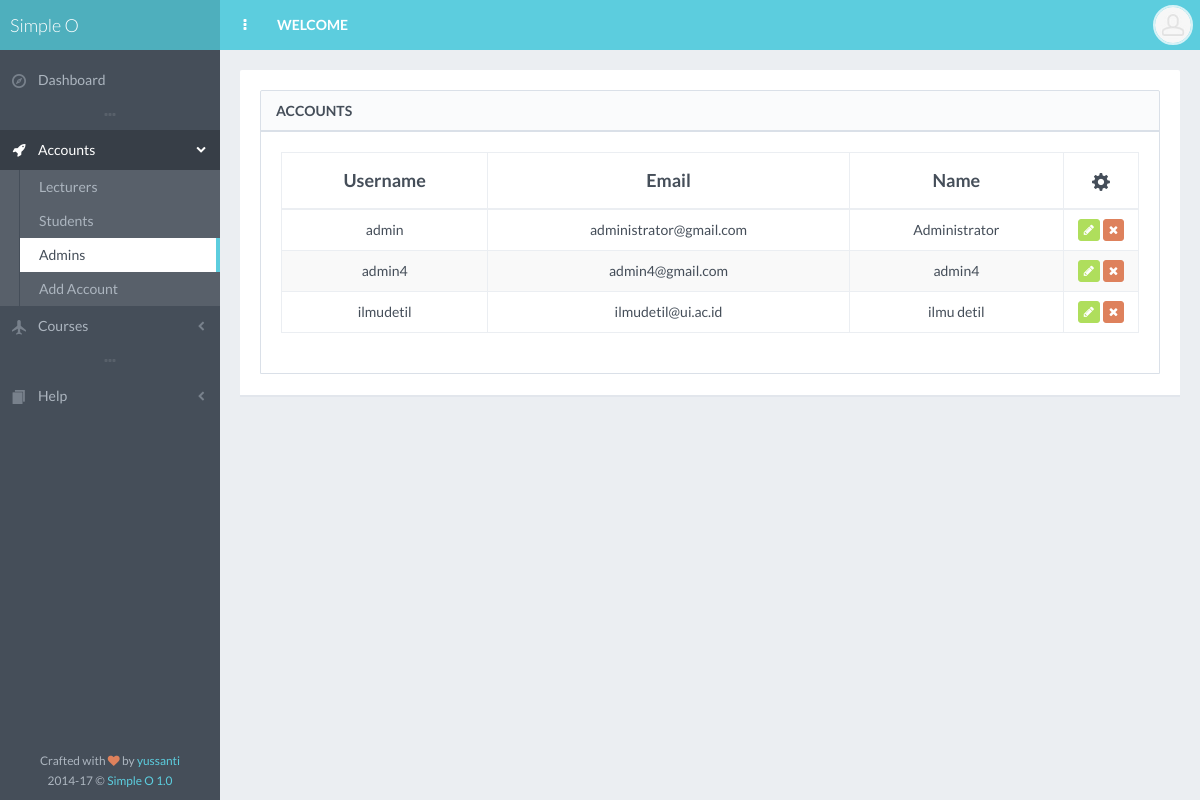
Page /seeAdmin.php (signed in) on the committed database.
### tables this page shows
CREATE TABLE `tb_user` (
  `username` varchar(20) NOT NULL,
  `email` varchar(40) NOT NULL,
  `password` varchar(50) NOT NULL,
  `name` varchar(40) NOT NULL,
  `npm` int(11) NOT NULL,
  `major` varchar(40) NOT NULL,
  `level` varchar(20) NOT NULL,
  `img` varchar(200) NOT NULL
);

### seeAdmin.php (the view, shortened to what this page needs)
<?php include 'inc/template_start.php'; ?>
<?php include 'inc/page_head.php'; ?>
<div id="page-content">
    <div class="block">
    <div class="block full">
        <div class="block-title">
            <h2>Accounts</h2>
        </div>
        <div class="table-responsive">
            <table id="example-datatable" class="table table-striped table-bordered table-vcenter">
                <thead>
                    <tr>
                        <th class="text-center">Username</th>
                        <th class="text-center">Email</th>
                        <th class="text-center">Name</th>
                        <th class="text-center" style="width: 75px;"><i class="gi gi-cogwheel"></i></th>
                    </tr>
                </thead>
                <tbody>
                   <tr>
                        <?php    $query1 = mysql_query("SELECT * FROM tb_user where level='Administrator'");
                    while($baris1=mysql_fetch_array($query1)) {
                    ?>
                    <tr>
                        <td><center><?php echo $baris1['username'] ;?></td></center>
                        <td><center><?php echo $baris1['email'] ;?></td></center>
                        <td><center><?php echo $baris1['name'] ;?></td></center>
                        <td class="text-center">
                            <a href="editAccount.php?usr=<?php echo $baris1['username']; ?>" data-toggle="tooltip" title="Edit Account" class="btn btn-effect-ripple btn-xs btn-success"><i class="fa fa-pencil"></i></a>
                            <a href="deleteAccount.php?usr=<?php echo $baris1['username']; ?>" data-toggle="tooltip" title="Delete Account" class="btn btn-effect-ripple btn-xs btn-danger"><i class="fa fa-times"></i></a>
                        </td>
                    </tr>
                    <?php } ?>
                </tbody>
            </table>
        </div>
    </div>
    </div>
</div>
<?php include 'inc/page_footer.php'; ?>
<?php include 'inc/template_end.php'; ?>

### css/main.css (style rules this page uses)
body { font-family: "Lato", "Helvetica Neue", Helvetica, Arial, sans-serif; color: #454e59; background-color: #454e59; }
#page-content { padding: 10px 5px 1px; background-color: #ebeef2; }
#page-container.header-fixed-top #page-content { padding-top: 60px; }
.block { margin: 0 0 10px; padding: 20px 15px 1px; background-color: #ffffff; border-top-left-radius: 2px; border-top-right-radius: 2px; -webkit-box-shadow: 0 2px 0 rgba(218, 224, 232, .5); box-shadow: 0 2px 0 rgba(218, 224, 232, .5); }
.block .block { border: 1px solid #dae0e8; -webkit-box-shadow: none; box-shadow: none; }
.block.full { padding: 20px 15px; }
.block-title { margin: -20px -15px 20px; border-bottom: 2px solid #dae0e8; border-top-left-radius: 2px; border-top-right-radius: 2px; background: rgba(218, 224, 232, .15); }
.block-title h1, .block-title h2, .block-title h3, .block-title h4, .block-title h5, .block-title h6 { display: inline-block; font-size: 14px; line-height: 1.4; margin: 0; padding: 10px 15px 9px; font-weight: 600; text-transform: uppercase; }
h1, h2, h3, h4, h5, h6, .h1, .h2, .h3, .h4, .h5, .h6 { font-family: "Lato", "Helvetica Neue", Helvetica, Arial, sans-serif; font-weight: 300; }
h1, h2, h3 { margin-bottom: 15px; }
.text-primary, .text-primary:hover, a, a:hover, a:focus, a.text-primary, a.text-primary:hover, a.text-primary:focus { color: #5ccdde; }
.table.table-vcenter th, .table.table-vcenter td { vertical-align: middle; }
.table thead > tr > th { font-size: 18px; font-weight: 600; }
.table thead > tr > th, .table thead > tr > td, .table tfoot > tr > th, .table tfoot > tr > td { padding-top: 15px; padding-bottom: 15px; }
.table tbody > tr > th, .table tbody > tr > td { padding-top: 8px; padding-bottom: 8px; }
.table thead > tr > th, .table tbody > tr > th, .table tfoot > tr > th, .table thead > tr > td, .table tbody > tr > td, .table tfoot > tr > td, .table tbody + tbody, .table-bordered, .table-bordered > thead > tr > th, .table-bordered > tbody > tr > th, .table-bordered > tfoot > tr > th, .table-bordered > thead > tr > td, .table-bordered > tbody > tr > td, .table-bordered > tfoot > tr > td { border-color: #ebeef2; }
.btn { margin: 1px 0; background-color: #ffffff; border-radius: 3px; }
.btn-danger { background-color: #de815c; border-color: #de815c; }
.btn-success { background-color: #afde5c; border-color: #afde5c; }
p, .table, .alert, .carousel { margin-bottom: 20px; }
@media screen and (min-width: 768px) { #page-content { padding: 20px 20px 1px; } }
@media screen and (min-width: 768px) { #page-container.header-fixed-top #page-content { padding-top: 70px; } }
@media screen and (min-width: 768px) { .content-header, .content-header-media .header-section, .block, .block.full, .modal-body { padding-left: 20px; padding-right: 20px; } }
@media screen and (min-width: 768px) { .block, .widget { margin-bottom: 20px; } }
@media screen and (min-width: 768px) { .block-title { margin-left: -20px; margin-right: -20px; } }

### rows in the picture
tb_user: username "admin", email "administrator@gmail.com", name "Administrator"
tb_user: username "admin4", email "admin4@gmail.com", name "admin4"
tb_user: username "ilmudetil", email "ilmudetil@ui.ac.id", name "ilmu detil"

### other values in the picture
$link['name'] "Dashboard"
$link['name'] "Accounts"
$sub_link['name'] "Lecturers"
$sub_link['name'] "Students"
$sub_link['name'] "Admins"
$sub_link['name'] "Add Account"
$link['name'] "Courses"
$link['name'] "Help"
$template['name'] "Simple O"
$template['version'] "1.0"
$template['header_link'] "WELCOME"
